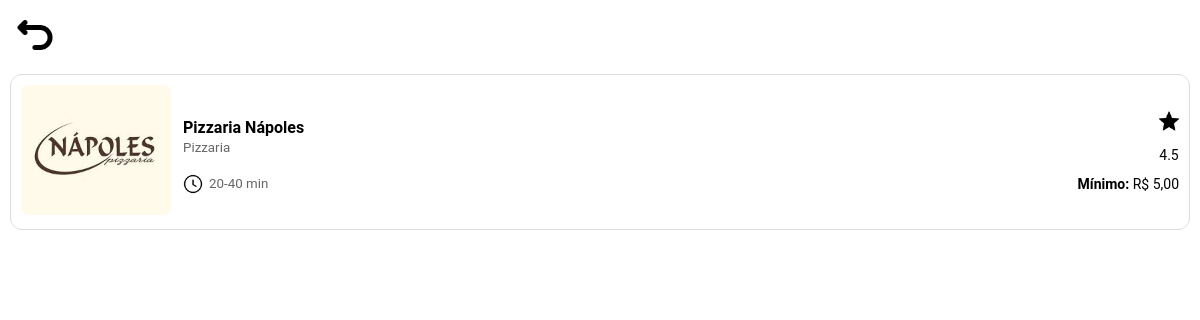
The app's page /estabelecimento/2, older data.
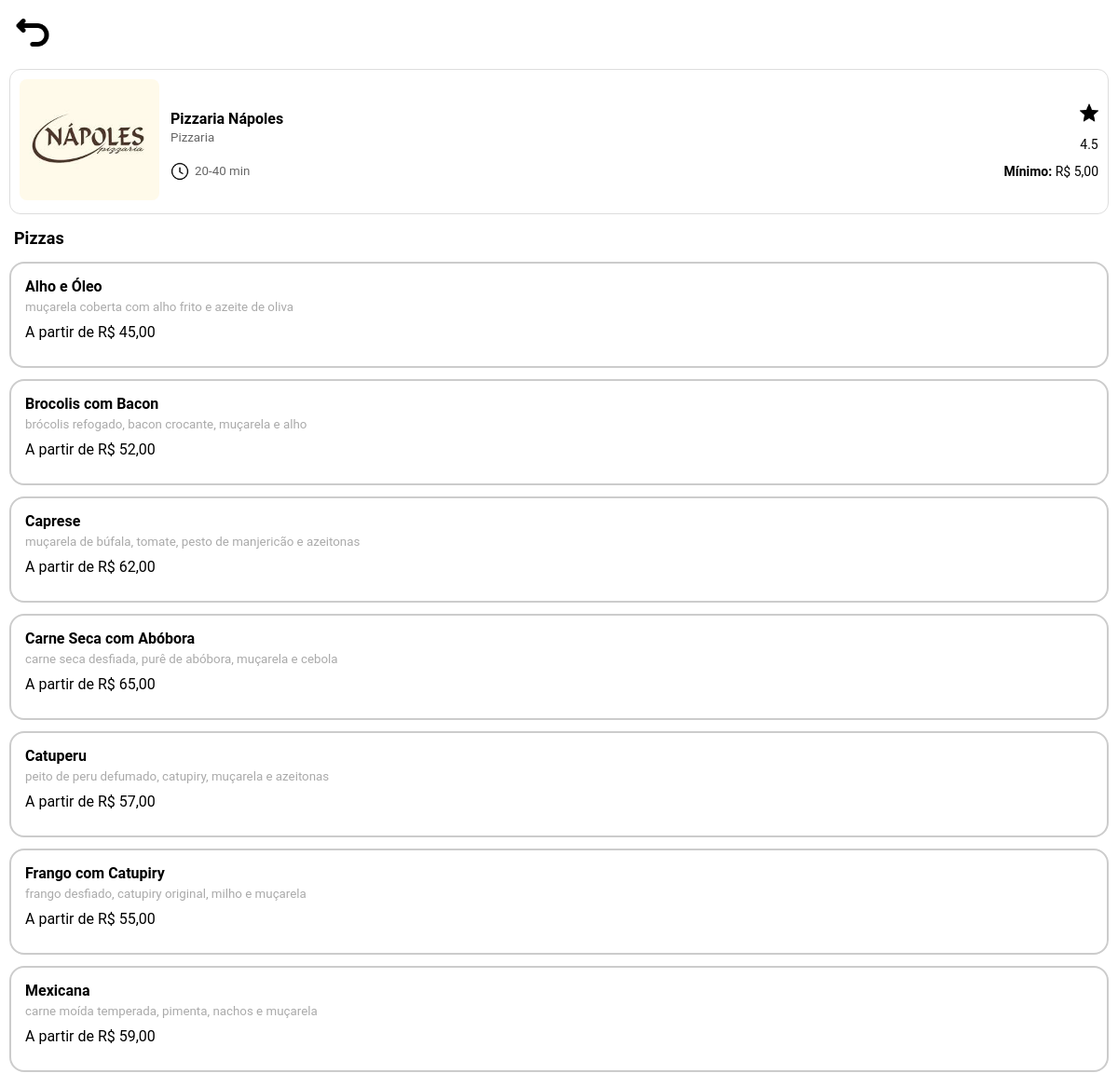
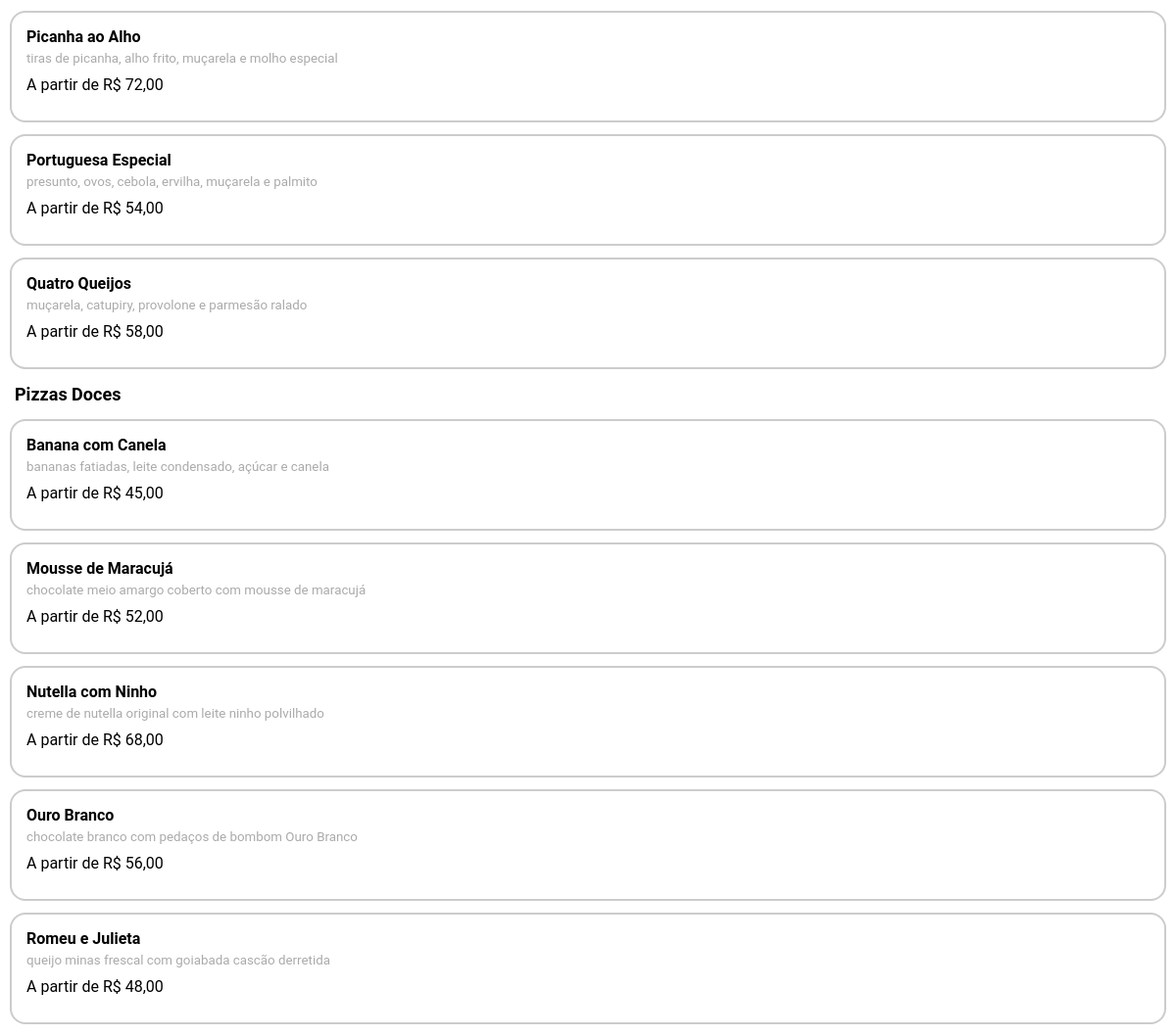
The same page, newer data (2 pictures, top to bottom).
### tables this page shows
CREATE TABLE estabelecimentos (
        id INTEGER PRIMARY KEY,
        nome VARCHAR(100),
        tipo TEXT,
        avaliacao TEXT,
        pedido_minimo TEXT,
        tempo_delivery TEXT,
        caminho_foto TEXT
        );

CREATE TABLE itens (
        id INTEGER PRIMARY KEY,
        nome VARCHAR(100),
        descricao TEXT,
        preco REAL,
        id_estabelecimento INTEGER,
        id_categoria INTEGER,
        FOREIGN KEY (id_estabelecimento) REFERENCES estabelecimentos (id),
        FOREIGN KEY (id_categoria) REFERENCES categorias (id)
        );

CREATE TABLE categorias (
        id INTEGER PRIMARY KEY,
        nome VARCHAR(100),
        id_estabelecimento INTEGER,
        FOREIGN KEY (id_estabelecimento) REFERENCES estabelecimentos (id)
        );

### routes/estabelecimento.py (the view)
@estabelecimento_bp.route("/estabelecimento/<int:id>")
def estabelecimento(id):
    resultado = EstabelecimentoModel.buscar_estabelecimento(id)
    cardapio = montar_cardapio(id)
    return render_template(
        "estabelecimento.html",
        id=id,
        nome=resultado[0],
        tipo=resultado[1],
        avaliacao=resultado[2],
        pedido_minimo=resultado[3],
        tempo_delivery=resultado[4],
        caminho_foto=resultado[5],
        cardapio=cardapio.values()
        )

### database/banco_dados_principal.py (called while the page is built)
def conectar_banco_dados_principal():
    return sqlite3.connect(BANCO_DADOS_PRINCIPAL)

### models/estabelecimento_model.py (called while the page is built)
    @staticmethod
    def buscar_estabelecimento(id):
        conexao = None
        try:
            conexao = conectar_banco_dados_principal()
            cursor = conexao.cursor()
            cursor.execute(
                f"""
                SELECT
                nome,
                tipo,
                avaliacao,
                pedido_minimo,
                tempo_delivery,
                caminho_foto
                FROM {TABELA_ESTABELECIMENTOS}
                WHERE id = ?
                """,
                (
                    id,
                )
            )
            resultado = cursor.fetchone()
            return resultado
        except Exception as erro:
            print("Erro ao buscar estabelecimento: ", erro)
            return
        finally:
            if conexao:
                conexao.close()

### templates/estabelecimento.html (shortened to what this page needs)
<!DOCTYPE html>
<html lang="pt-BR">
<head>
    <link rel="stylesheet" href="{{ url_for('static', filename='css/estabelecimento.css') }}">
</head>
<body>
    <div class="voltar">
        <a href="{{ url_for('pagina_inicial.pagina_inicial') }}">
            <img src="{{ url_for('static', filename='images/icons/voltar_black.png') }}" width="40" alt="Relógio">
        </a>
    </div>
    <div class="informacoes-estabelecimento">
        <div class="foto-estabelecimento">
            <img  src="{{ url_for('static', filename=caminho_foto if caminho_foto else 'images/icons/restaurante.png') }}" width="150">
        </div>
        <div class="texto-estabelecimento">
            <div class="linha-nome">
                <div>
                    <b>{{ nome }}</b><br>
                    <small>{{ tipo }}</small>
                </div>
                <div class="avaliacao">
                    <img src="{{ url_for('static', filename='images/icons/estrela_black.png') }}" width="20" alt="Avaliação"><br>
                    {{ avaliacao }}
                </div>
            </div>
            <div class="texto-tempo-delivery">
                <div class="tempo-esquerda">
                    <img src="{{ url_for('static', filename='images/icons/relogio_black.png') }}" width="20" alt="Relógio">
                    <small>{{ tempo_delivery }}</small>
                </div>
                <div class="tempo-direita">
                    <b>Mínimo:</b> {{ pedido_minimo }}
                </div>
            </div>
        </div>
    </div>
    {% for categoria in cardapio %}
        <h2 class="categoria-titulo">{{ categoria.nome }}</h2>
        {% for item in categoria.itens %}
            <a href="{{ url_for('item.item', id=item.id, id_estabelecimento=id) }}" class="card-link">
            <div class="card-item">
                <div class="item-info">
                    <b>{{ item.nome }}</b>
                    <small>{{ item.descricao }}</small>
                    <span>A partir de R$ {{ item.preco }}</span>
                </div>
            </div>
            </a>
        {% endfor %}
    {% endfor %}
</body>
</html>

### static/css/estabelecimento.css (style rules this page uses)
body { margin: 0; font-family: 'Roboto', sans-serif; font-size: 16px; }
.voltar { display: flex; margin: 15px; }
.informacoes-estabelecimento { display: grid; grid-template-columns: 150px 1fr; gap: 12px; align-items: center; border: 1px solid #ddd; border-radius: 12px; padding: 10px; margin: 10px; background-color: #fff; }
.foto-estabelecimento img { width: 150px; height: 130px; object-fit: cover; border-radius: 8px; }
.texto-estabelecimento { display: grid; gap: 6px; }
.linha-nome { display: grid; grid-template-columns: 1fr auto; align-items: center; }
.linha-nome b { font-size: 16px; }
.texto-estabelecimento small { color: #666; }
.avaliacao { display: flex; flex-direction: column; align-items: center; font-size: 14px; }
.texto-tempo-delivery { display: grid; grid-template-columns: 1fr auto; align-items: center; margin-top: 5px; }
.tempo-esquerda { display: flex; align-items: center; gap: 6px; }
.tempo-direita { font-size: 14px; }
.categoria-titulo { margin-left: 15px; font-size: 18px; }
.card-item { border: 2px solid #ccc; border-radius: 16px; padding: 15px; margin-bottom: 12px; margin-left: 10px; margin-right: 10px; height: 80px; }
.item-info { display: flex; flex-direction: column; gap: 5px; }
.item-info small { color: #aaa; }
.item-info span { margin-top: 5px; }
.card-link { text-decoration: none; color: inherit; display: block; width: 100%; }

Row changes from the older to the newer data that the page shows:
added itens: nome "Pizzas", nome "Alho e Óleo", descricao "muçarela coberta com alho frito e azeite de oliva", preco "45,00"
added itens: nome "Brocolis com Bacon", descricao "brócolis refogado, bacon crocante, muçarela e alho", preco "52,00", shown under "Pizzas"
added itens: nome "Caprese", descricao "muçarela de búfala, tomate, pesto de manjericão e azeitonas", preco "62,00", shown under "Pizzas"
added itens: nome "Carne Seca com Abóbora", descricao "carne seca desfiada, purê de abóbora, muçarela e cebola", preco "65,00", shown under "Pizzas"
added itens: nome "Catuperu", descricao "peito de peru defumado, catupiry, muçarela e azeitonas", preco "57,00", shown under "Pizzas"
added itens: nome "Frango com Catupiry", descricao "frango desfiado, catupiry original, milho e muçarela", preco "55,00", shown under "Pizzas"
added itens: nome "Mexicana", descricao "carne moída temperada, pimenta, nachos e muçarela", preco "59,00", shown under "Pizzas"
added itens: nome "Picanha ao Alho", descricao "tiras de picanha, alho frito, muçarela e molho especial", preco "72,00", shown under "Pizzas"
added itens: nome "Portuguesa Especial", descricao "presunto, ovos, cebola, ervilha, muçarela e palmito", preco "54,00", shown under "Pizzas"
added itens: nome "Quatro Queijos", descricao "muçarela, catupiry, provolone e parmesão ralado", preco "58,00", shown under "Pizzas"
added itens: nome "Pizzas Doces", nome "Banana com Canela", descricao "bananas fatiadas, leite condensado, açúcar e canela", preco "45,00"
added itens: nome "Mousse de Maracujá", descricao "chocolate meio amargo coberto com mousse de maracujá", preco "52,00", shown under "Pizzas Doces"
added itens: nome "Nutella com Ninho", descricao "creme de nutella original com leite ninho polvilhado", preco "68,00", shown under "Pizzas Doces"
added itens: nome "Ouro Branco", descricao "chocolate branco com pedaços de bombom Ouro Branco", preco "56,00", shown under "Pizzas Doces"
added itens: nome "Romeu e Julieta", descricao "queijo minas frescal com goiabada cascão derretida", preco "48,00", shown under "Pizzas Doces"
